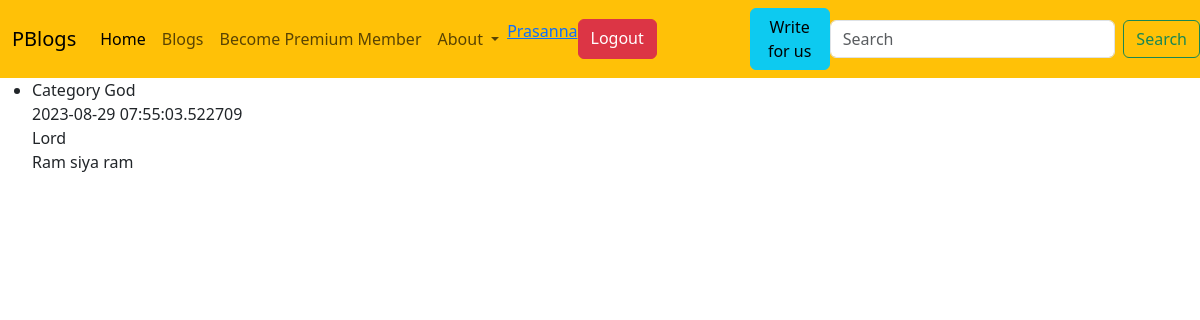
Screenshot of / (signed in) with the database file from the repository.
### models/models.py (models this page shows, shortened)
class User(db.Model,UserMixin):
    user_id = db.Column(db.Integer, primary_key=True)
    username = db.Column(db.String(80), unique=True, nullable=False)
    email = db.Column(db.String(80), unique=True, nullable=False)
    created_at=db.Column(db.DateTime,default=datetime.utcnow,nullable=False)
    posts = db.relationship('BlogPost', backref='author', lazy=True)  # One-to-many relationship
    password_hash = db.Column(db.String(120), nullable=False)

class BlogPost(db.Model):
    post_id=db.Column(db.Integer,primary_key=True)
    user=db.relationship('User',backref='person',lazy=True)
    content=db.Column(db.Text,nullable=False)
    user_id = db.Column(db.Integer, db.ForeignKey('user.user_id'), nullable=False)
    title=db.Column(db.String(120),nullable=False)
    timestamp=db.Column(db.DateTime,default=datetime.utcnow,nullable=False)
    category=db.Column(db.String(50),nullable=False)

### controller/controller.py (the view)
def index():
    blogss=BlogPost.query.all()
    blogs = [re.sub(r'<.*?>', '', blog.content) for blog in blogss]
    return render_template("index.html",blogss=blogss,blogs=blogs,zip=zip)

### app.py (called while the page is built)
@login_manager.user_loader
def load_user(user_id):
    return User.query.get(int(user_id))

### templates/index.html (shortened to what this page needs)
{% extends 'base.html' %}
{% block content %}
<ul>
    {% if blogss%}
{% for blog, content in zip(blogs, blogss) %}
<li>
    Category {{content.category}} <br>
    {{content.timestamp}} <br>
    {{content.title}} <br>
    {{blog}} <br>
</li>
{% endfor %}
{% endif %}
</ul>
    {% endblock %}

### templates/base.html (shortened to what this page needs)
<!DOCTYPE html>
<html lang="en">
    <link href="https://cdn.jsdelivr.net/npm/bootstrap@5.3.1/dist/css/bootstrap.min.css" rel="stylesheet">
</head>
<body>
  <nav class="navbar navbar-expand-lg bg-warning">
    <div class="container-fluid">
      <a class="navbar-brand" href="#">PBlogs</a>
      <div class="collapse navbar-collapse" id="navbarSupportedContent">
        <ul class="navbar-nav me-auto mb-2 mb-lg-0">
          <li class="nav-item">
            <a class="nav-link active" aria-current="page" href="#">Home</a>
          </li>
          <li class="nav-item">
            <a class="nav-link" href="#">Blogs</a>
          </li>
          <li class="nav-item">
            <a class="nav-link" href="#">Become Premium Member</a>
          </li>
          <li class="nav-item dropdown">
            <a class="nav-link dropdown-toggle" href="#" role="button" data-bs-toggle="dropdown" aria-expanded="false">
              About
            </a>
          </li>
    {% if session["username"]%}
    <a href="/dashboard">{{session['username']}}</a>
    <a href="/logout" class="btn btn-danger">Logout</a>
    {% else %}
    <a  class="btn btn-info" href="/login_signup">Login</a>
       {% endif %}
        </ul>
      </div>
    </div>
    <a href="/create_blog" class="btn btn-info">Write for us</a>
    <form class="d-flex w-50 " role="search">
      <input class="form-control me-2" type="search" placeholder="Search" aria-label="Search">
      <button class="btn btn-outline-success" type="submit">Search</button>
    </form>
  </nav>
    {% block content %}
    {% endblock %}
</body>
</html>

### rows the page displays
User: username "Prasanna"
BlogPost: category "God", timestamp "2023-08-29 07:55:03.522709", title "Lord", content "Ram siya ram"
